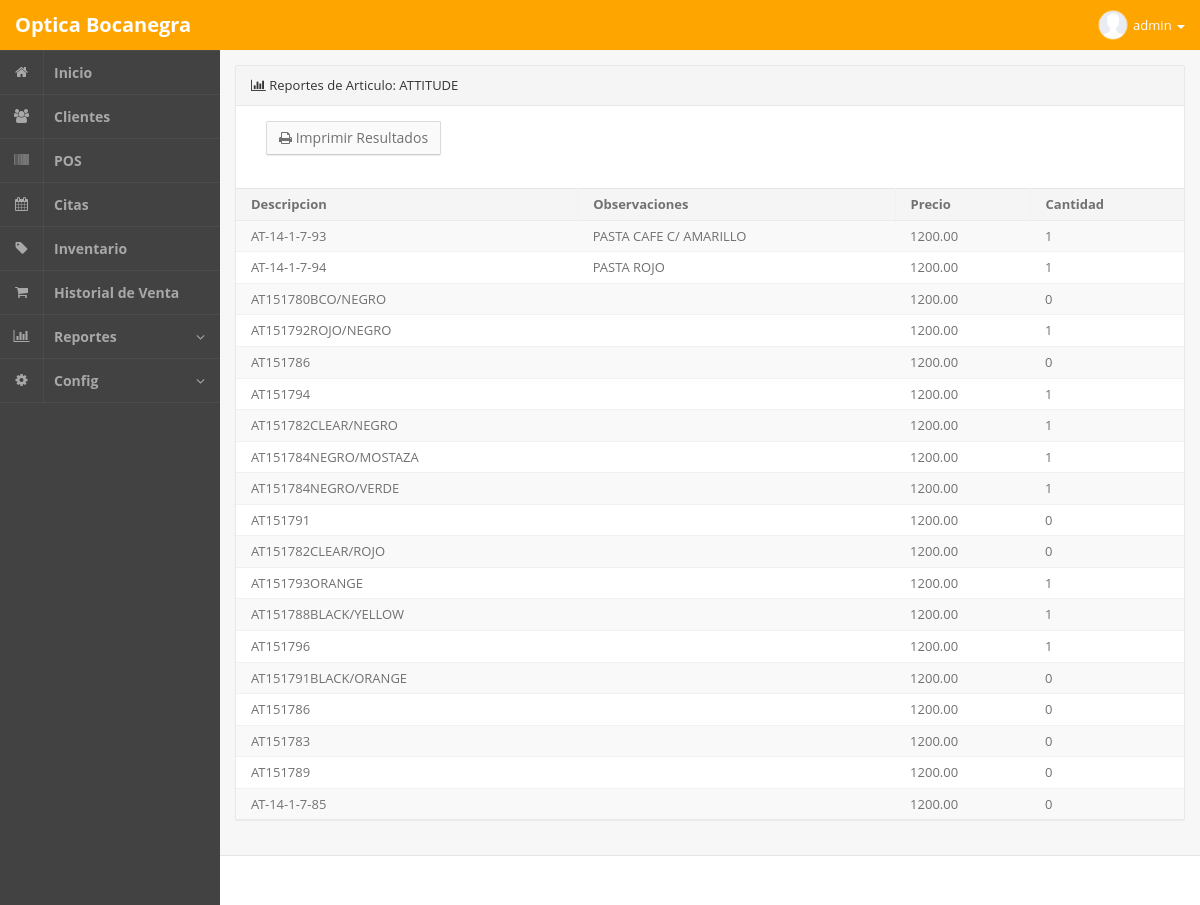
The page /admin.php?m=reportesart&Art=ATTITUDE (signed in) on the database its author committed.
### tables this page shows
CREATE TABLE `articulos` (
  `idarticulos` int(255) NOT NULL,
  `articulo` varchar(200) NOT NULL,
  `idcategoria` int(255) NOT NULL,
  `precio` varchar(100) NOT NULL,
  `stock` int(10) NOT NULL,
  `alerta` int(10) NOT NULL,
  `descripcion` text NOT NULL,
  `observaciones` text NOT NULL,
  `costo` varchar(100) NOT NULL
);

### php/reportesart.php (the view, shortened to what this page needs)
<?php
if (!isset($_GET['id'])){
	$art = mysql_real_escape_string($_GET['Art']);
	$imprimir = "imprimir/articulos.php?Art=".$art.'"';
?>
	<section class="panel panel-default pos-rlt clearfix">
		<header class="panel-heading"> <i class="fa fa-bar-chart-o"></i> Reportes de Articulo: <?php echo $art ?></header>
		<div class="row wrapper">
			<div class="col-md-12">
				<a href="<?php echo $imprimir; ?>" target="_blank" class="m-l btn btn-md btn-default"><i class="fa fa-print"></i> Imprimir Resultados </a>
			</div>
		</div>
		<div class="table-responsive">
			<br>
			<table class="table table-striped b-t b-light">
				<thead>
					<tr>
						<th>Descripcion</th>
						<th>Observaciones</th>
						<th>Precio</th>
						<th>Cantidad</th>
					</tr>
				<tbody>
	<?php
				$query  = mysql_query("SELECT * FROM articulos JOIN categorias ON categorias.idcategorias=articulos.idcategoria WHERE articulos.articulo = '".$art."' ORDER BY articulo ASC");
				while($q = mysql_fetch_object($query)){
							echo '<tr>
								<td>'.$q->descripcion.'</td>
								<td>'.$q->observaciones.'</td>
								<td>'.$q->precio.'</td>
								<td>'.$q->stock.'</td>
							</tr>';
				}
	?>
			    </tbody>
				</thead>
			</table>
		</div>
	</section>
<?php
}
?>

### rows shown on the page
articulos: descripcion "AT-14-1-7-93", observaciones "PASTA CAFE C/ AMARILLO", precio "1200.00", stock "1"
articulos: descripcion "AT-14-1-7-94", observaciones "PASTA ROJO", precio "1200.00", stock "1"
articulos: descripcion "AT151780BCO/NEGRO", precio "1200.00", stock "0"
articulos: descripcion "AT151792ROJO/NEGRO", precio "1200.00", stock "1"
articulos: descripcion "AT151786", precio "1200.00", stock "0"
articulos: descripcion "AT151794", precio "1200.00", stock "1"
articulos: descripcion "AT151782CLEAR/NEGRO", precio "1200.00", stock "1"
articulos: descripcion "AT151784NEGRO/MOSTAZA", precio "1200.00", stock "1"
articulos: descripcion "AT151784NEGRO/VERDE", precio "1200.00", stock "1"
articulos: descripcion "AT151791", precio "1200.00", stock "0"
articulos: descripcion "AT151782CLEAR/ROJO", precio "1200.00", stock "0"
articulos: descripcion "AT151793ORANGE", precio "1200.00", stock "1"
articulos: descripcion "AT151788BLACK/YELLOW", precio "1200.00", stock "1"
articulos: descripcion "AT151796", precio "1200.00", stock "1"
articulos: descripcion "AT151791BLACK/ORANGE", precio "1200.00", stock "0"
articulos: descripcion "AT151786", precio "1200.00", stock "0"
articulos: descripcion "AT151783", precio "1200.00", stock "0"
articulos: descripcion "AT151789", precio "1200.00", stock "0"
articulos: descripcion "AT-14-1-7-85", precio "1200.00", stock "0"

### other values the page prints
$art "ATTITUDE"
